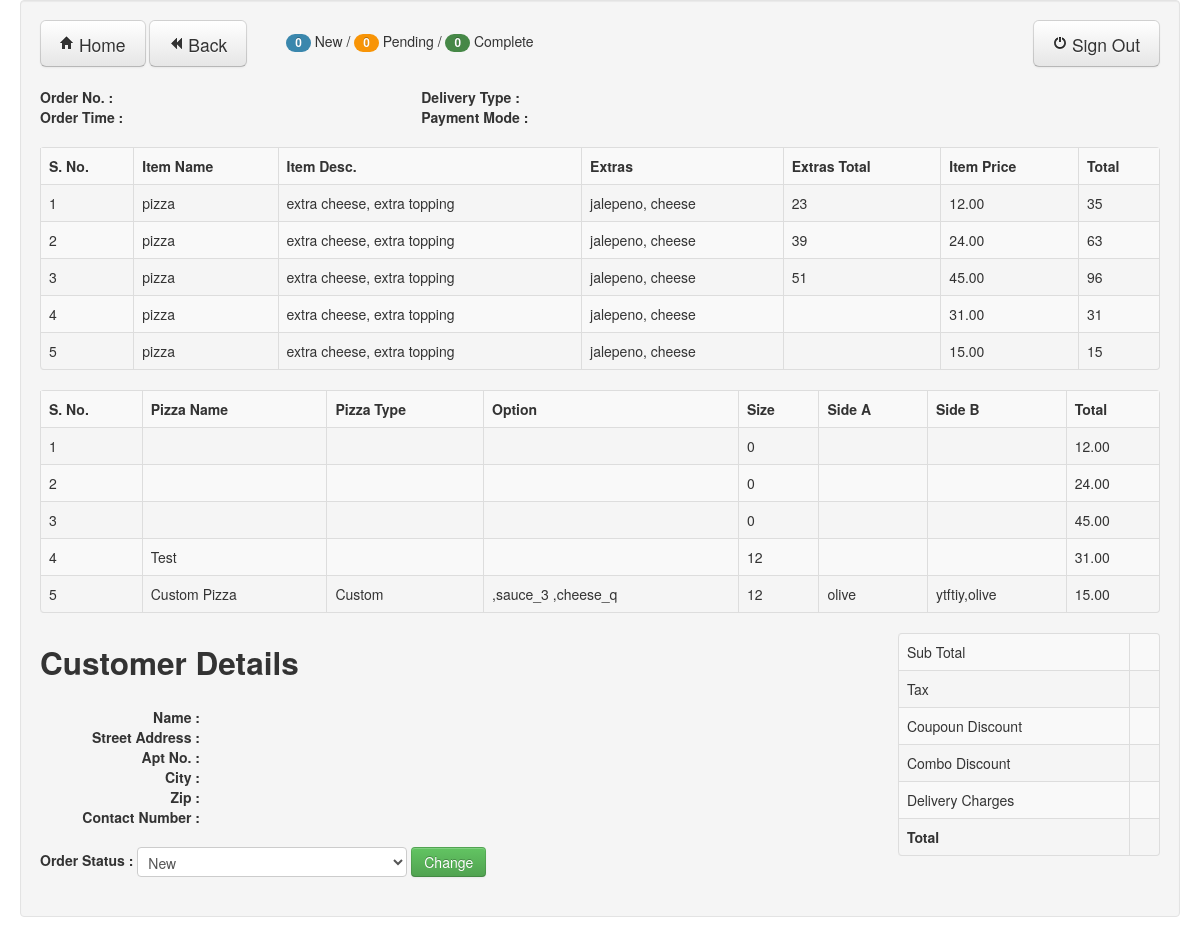
The app's page /orderDetails.php?url_mainorder_id=1827364&url_user_id=11&url_status_id=3 (signed in), older data.
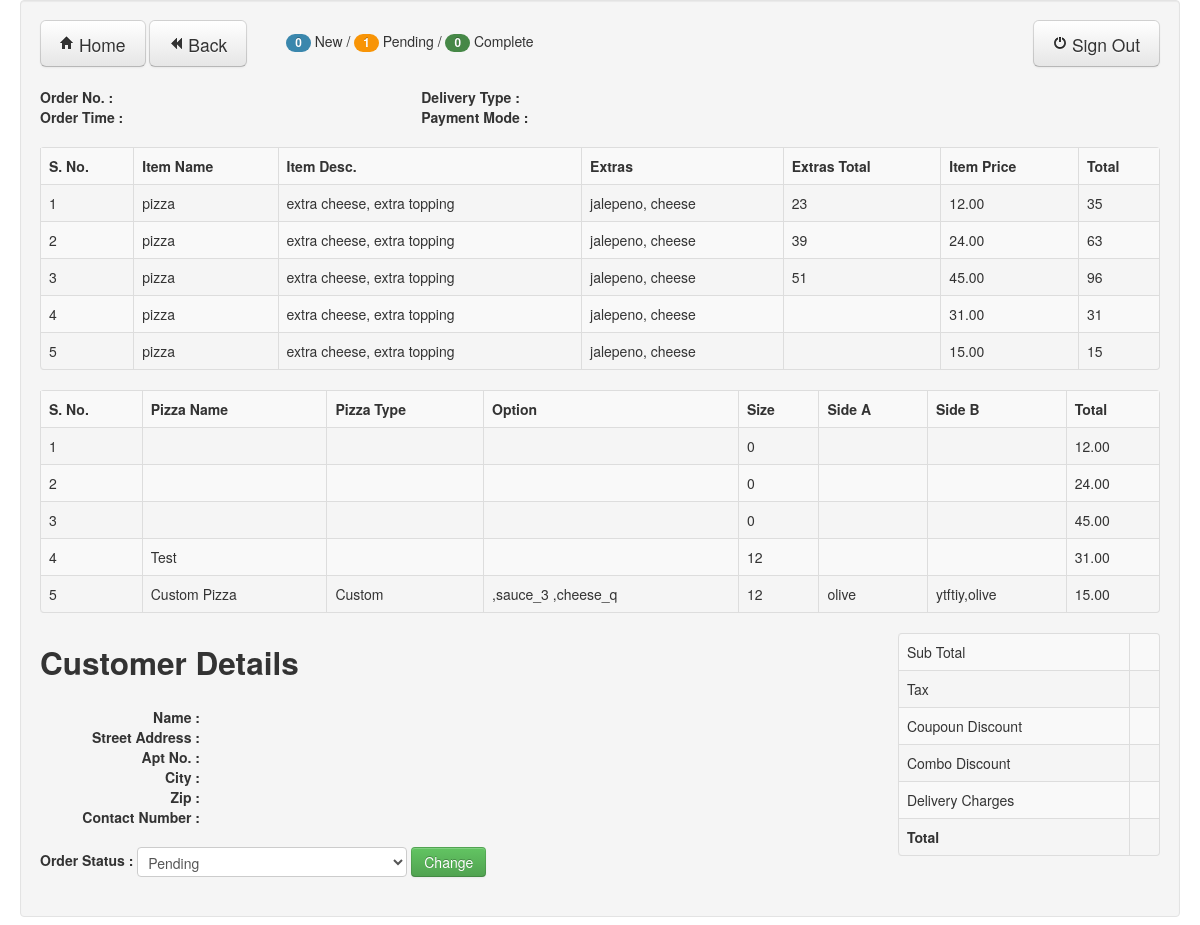
The same page, newer data.
### tables this page shows
CREATE TABLE IF NOT EXISTS `order_updt_status` (
  `username` varchar(255) NOT NULL,
  `userid` int(11) NOT NULL,
  `status` varchar(255) NOT NULL,
  `update_status` varchar(20) NOT NULL DEFAULT 'New',
  `mainorder_id` int(11) DEFAULT NULL, 
  UNIQUE KEY (`userid`, `status`, `mainorder_id`)
);

### orderDetails.php (the view, shortened to what the changed rows need)
<?php require_once('Connections/online_order.php'); ?>
<?php
$logoutAction = $_SERVER['PHP_SELF']."?doLogout=true";
if ((isset($_SERVER['QUERY_STRING'])) && ($_SERVER['QUERY_STRING'] != "")){
  $logoutAction .="&". htmlentities($_SERVER['QUERY_STRING']);
}
?>
<?php
if (!function_exists("GetSQLValueString")) {
function GetSQLValueString($theValue, $theType, $theDefinedValue = "", $theNotDefinedValue = "")
{
  $theValue = function_exists("mysql_real_escape_string") ? mysql_real_escape_string($theValue) : mysql_escape_string($theValue);
  switch ($theType) {
    case "long":
    case "int":
      $theValue = ($theValue != "") ? intval($theValue) : "NULL";
      break;
  }
  return $theValue;
}
}
$colname_rsUserInfo = "-1";
if (isset($_GET['url_user_id'])) {
  $colname_rsUserInfo = $_GET['url_user_id'];
}
$colname_rsOrderDetails = "-1";
if (isset($_GET['url_mainorder_id'])) {
  $colname_rsOrderDetails = $_GET['url_mainorder_id'];
}
$colname_Status = "-1";
if (isset($_GET['url_status_id'])) {
  $colname_Status = $_GET['url_status_id'];
}
$query_rsOrderStatus = sprintf("SELECT * FROM order_updt_status WHERE status = '%s' AND userid=%s AND mainorder_id = %s",$colname_Status,GetSQLValueString($colname_rsUserInfo, "int"),GetSQLValueString($colname_rsOrderDetails, "int"));
$rsOrderStatus = mysql_query($query_rsOrderStatus, $online_order) or die(mysql_error());
$row_orderStatus = mysql_fetch_assoc($rsOrderStatus);
$update_status = $row_orderStatus['update_status'];
$query_newOrder = sprintf("SELECT * FROM order_updt_status WHERE update_status = 'New' AND status='$colname_Status' AND userid = %s",GetSQLValueString($colname_rsUserInfo, "int") );
$query_pendingOrder = sprintf("SELECT * FROM order_updt_status WHERE update_status = 'Pending' AND status='$colname_Status' AND userid = %s",GetSQLValueString($colname_rsUserInfo, "int") );
$query_completeOrder = sprintf("SELECT * FROM order_updt_status WHERE update_status = 'Complete' AND status='$colname_Status' AND userid = %s",GetSQLValueString($colname_rsUserInfo, "int") );
$count_newOrder = mysql_query($query_newOrder, $online_order) or die(mysql_error());
$count_pendingOrder = mysql_query($query_pendingOrder, $online_order) or die(mysql_error());
$count_completeOrder = mysql_query($query_completeOrder, $online_order) or die(mysql_error());
$totalRows_newOrder = mysql_num_rows($count_newOrder);
$totalRows_pendingOrder = mysql_num_rows($count_pendingOrder);
$totalRows_completeOrder = mysql_num_rows($count_completeOrder);
?>
<!DOCTYPE html>
<html>
<head>
  <link href="css/bootstrap.min.css" rel="stylesheet" media="screen">
    </head>
    <body>
      <div class="container-fluid">
        <div class="row-fluid">
          <div class="well">
            <div class="row-fluid">
              <a href="viewOrder.php" class="btn btn-large" type="button"><i class="icon-home"> </i> Home</a>
       <a href="viewOrder.php" class="btn btn-large" type="button"><i class="icon-backward"> </i> Back</a>
         <span class="badge badge-info"><?php echo $totalRows_newOrder; ?></span> New /
         <span class="badge badge-warning"><?php echo $totalRows_pendingOrder; ?></span> Pending /
         <span class="badge badge-success"><?php echo $totalRows_completeOrder; ?></span> Complete
        <a href="<?php echo $logoutAction ?>">
               <button class="btn btn-large pull-right" type="button"><i class="icon-off"> </i> Sign Out</button>
              </a>
             </div>
          <br>
          <br>
          <table class="table table-striped table-bordered">
            <tr>
              <th>S. No.</th>
              <th>Item Name</th>
              <th>Item Desc.</th>
              <th>Extras</th>
              <th>Extras Total</th>
              <th>Item Price</th>
              <th>Total</th>
            </tr>
          </table>
                      <table class="table table-striped table-bordered">
              <tr>
              <th>S. No.</th>
                <th>Pizza Name</th>
                <th>Pizza Type</th>
                <th>Option</th>
                <th>Size</th>
                <th>Side A</th>
                <th>Side B</th>
                <th>Total</th>
              </tr>
            </table>
<div class="row-fluid">
<div class="span8"
          <br>
          <h2>Customer Details</h2>
<form class="form-inline" method="adminOrderDetails.php">
<fieldset>
  <label class="control-label"><strong>Order Status : </strong></label>
    <select id="orderStatus" name="orderStatus" class="input-xlarge">
      <option value="New" <?php if($update_status == 'New') echo "selected"; ?>>New</option>
      <option value="Pending" <?php if($update_status == 'Pending') echo "selected"; ?>>Pending</option>
    </select>
<input id="orderChange" name="orderChange" class="btn btn-success" type="submit" value="Change">
</fieldset>
</form>
</div>
</div>
        </div>
      </div>
    </div>
  </body>
  </html>

Row changes from the older to the newer data that the page shows:
added order_updt_status: orderStatus "Pending"
Text that changed along with them:
$totalRows_pendingOrder: "0" → "1"
form field orderStatus: "New" → (not shown)
